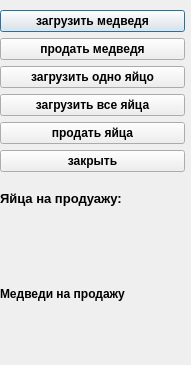
<?xml version="1.0" encoding="UTF-8"?>
<ui version="4.0">
 <class>Dialog</class>
 <widget class="QDialog" name="Dialog">
  <property name="enabled">
   <bool>true</bool>
  </property>
  <property name="geometry">
   <rect>
    <x>0</x>
    <y>0</y>
    <width>191</width>
    <height>365</height>
   </rect>
  </property>
  <property name="windowTitle">
   <string>Dialog</string>
  </property>
  <widget class="QWidget" name="verticalLayoutWidget">
   <property name="geometry">
    <rect>
     <x>0</x>
     <y>10</y>
     <width>185</width>
     <height>351</height>
    </rect>
   </property>
   <layout class="QVBoxLayout" name="verticalLayout">
    <item>
     <widget class="QPushButton" name="loadBear">
      <property name="font">
       <font>
        <weight>75</weight>
        <bold>true</bold>
       </font>
      </property>
      <property name="text">
       <string>загрузить медведя</string>
      </property>
     </widget>
    </item>
    <item>
     <widget class="QPushButton" name="sellBear">
      <property name="font">
       <font>
        <weight>75</weight>
        <bold>true</bold>
       </font>
      </property>
      <property name="text">
       <string>продать медведя</string>
      </property>
     </widget>
    </item>
    <item>
     <widget class="QPushButton" name="loadSingleEggButton">
      <property name="font">
       <font>
        <pointsize>9</pointsize>
        <weight>75</weight>
        <bold>true</bold>
       </font>
      </property>
      <property name="text">
       <string>загрузить одно яйцо</string>
      </property>
     </widget>
    </item>
    <item>
     <widget class="QPushButton" name="loadAllEggsButton">
      <property name="font">
       <font>
        <pointsize>9</pointsize>
        <weight>75</weight>
        <bold>true</bold>
       </font>
      </property>
      <property name="text">
       <string>загрузить все яйца</string>
      </property>
     </widget>
    </item>
    <item>
     <widget class="QPushButton" name="sellEggsButton">
      <property name="font">
       <font>
        <pointsize>9</pointsize>
        <weight>75</weight>
        <bold>true</bold>
       </font>
      </property>
      <property name="text">
       <string>продать яйца</string>
      </property>
     </widget>
    </item>
    <item>
     <widget class="QPushButton" name="closeButton">
      <property name="font">
       <font>
        <pointsize>9</pointsize>
        <weight>75</weight>
        <bold>true</bold>
       </font>
      </property>
      <property name="text">
       <string>закрыть</string>
      </property>
     </widget>
    </item>
    <item>
     <widget class="QLabel" name="label">
      <property name="font">
       <font>
        <pointsize>10</pointsize>
        <weight>75</weight>
        <bold>true</bold>
       </font>
      </property>
      <property name="text">
       <string>Яйца на продуажу:</string>
      </property>
     </widget>
    </item>
    <item>
     <widget class="QLabel" name="eggsAmountForSaleLabel">
      <property name="font">
       <font>
        <pointsize>10</pointsize>
        <weight>75</weight>
        <bold>true</bold>
       </font>
      </property>
      <property name="text">
       <string/>
      </property>
     </widget>
    </item>
    <item>
     <widget class="QLabel" name="label_2">
      <property name="font">
       <font>
        <weight>75</weight>
        <bold>true</bold>
       </font>
      </property>
      <property name="text">
       <string>Медведи на продажу</string>
      </property>
     </widget>
    </item>
    <item>
     <widget class="QLabel" name="bearsForSaleLabel">
      <property name="font">
       <font>
        <weight>75</weight>
        <bold>true</bold>
       </font>
      </property>
      <property name="text">
       <string/>
      </property>
     </widget>
    </item>
   </layout>
  </widget>
 </widget>
 <resources/>
 <connections/>
</ui>
